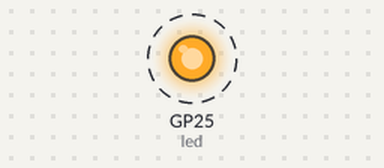
The program below on a simulated Raspberry Pi Pico running MicroPython. On the bench: output pins drawn as LEDs (lit = HIGH). Dashed ring = blinking. What the program prints to the serial console is not drawn.

Above: at 0.5 s.
Timing chart, 0 to 4.6 s (numbered marks = the images above):
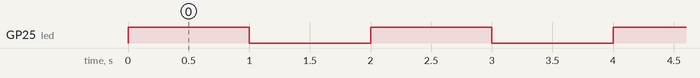

The program:

lesson6_3.py
```python
# Pins and GPIO
import machine
import time
from machine import Pin
led = Pin("LED", Pin.OUT)
while True:
    print(machine.freq()) # get the current frequency of the CPU
    led.value(1)
    time.sleep(1) # sleep for 1 second
    led.value(0)
    time.sleep(1) # sleep for 1 second
    
```

Measured:
- by itself, GP25 (led): alternates HIGH for 1.0 s and LOW for 1.0 s
